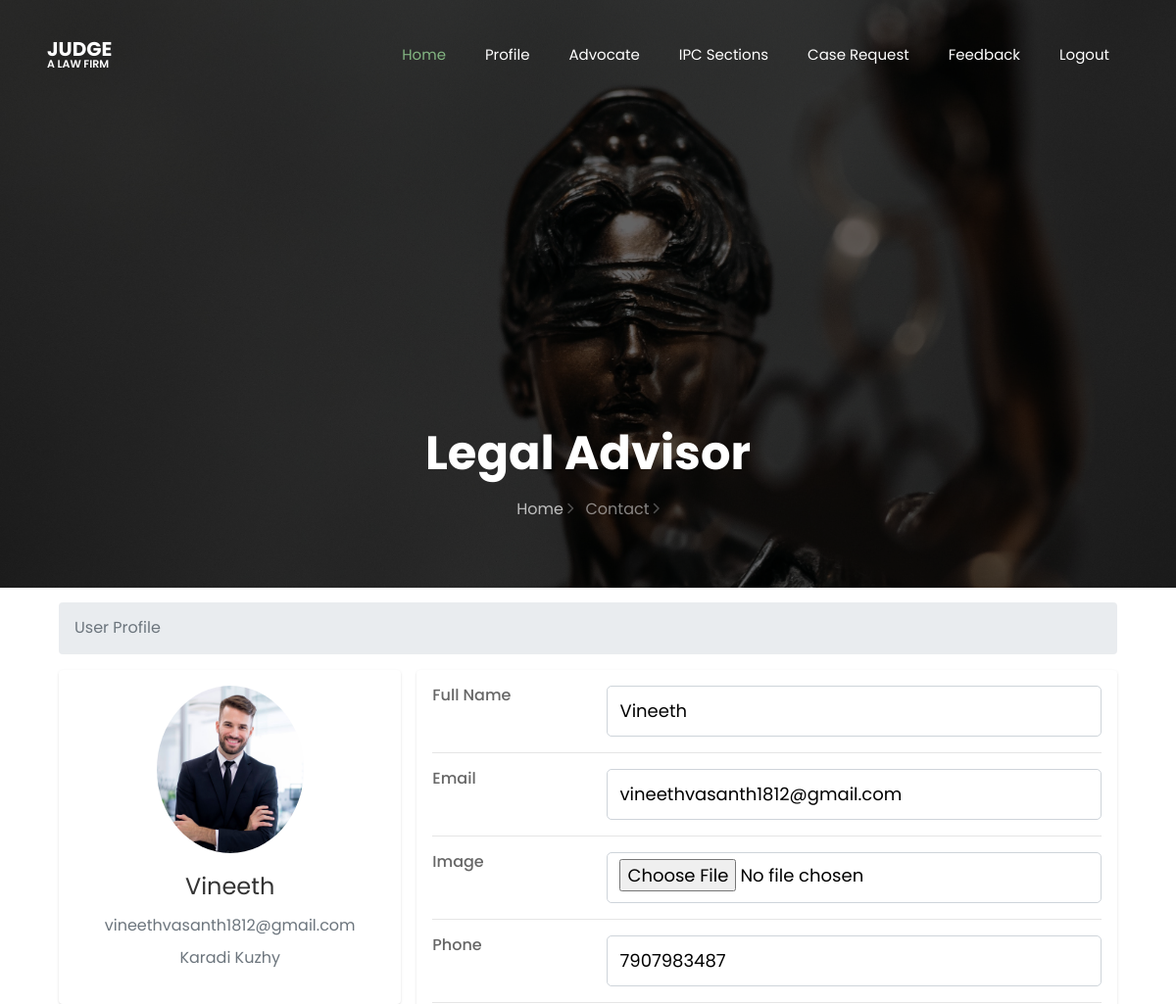
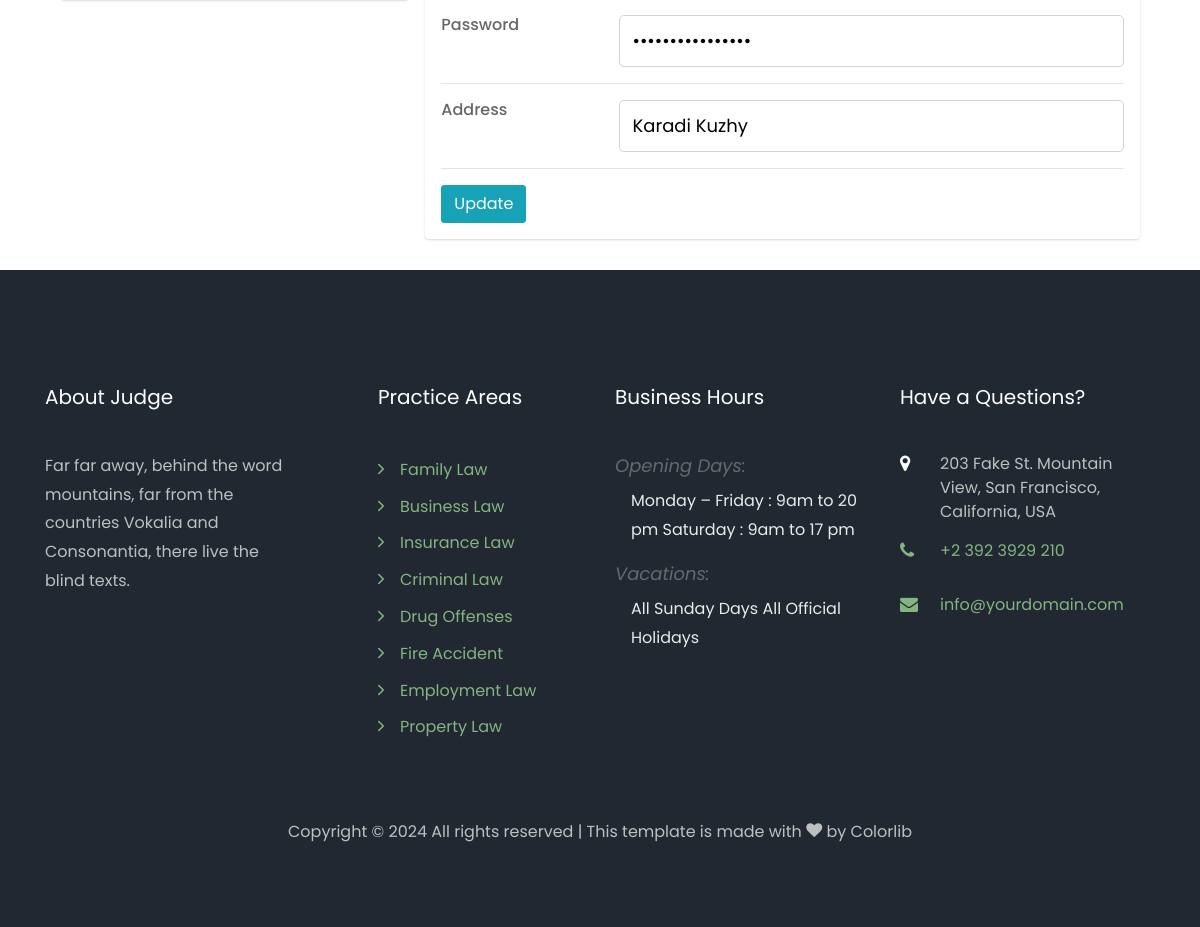
The app's page /user_profile/ (signed in) with its own data (2 pictures, top to bottom).
### myapp/models.py (models this page shows, shortened)
class UserRegistration(models.Model):
    name = models.CharField(max_length=100, null=True)
    email = models.EmailField(max_length=100, null=True)
    phone = models.IntegerField(null=True, blank=True)
    address = models.CharField(max_length=300, null=True)
    dob = models.DateField()
    gender = models.CharField(max_length=100)
    image = models.ImageField(null=True, upload_to="profile")
    loginid = models.ForeignKey(Login, on_delete=models.CASCADE, null=True)
    Account_no=models.IntegerField(null=True,blank=True)
    pin_no=models.IntegerField(null=True,blank=True)
    district= models.CharField(max_length=100, null=True)
    aadhaar= models.CharField(max_length=100, null=True)

class Login(AbstractUser):
    userType = models.CharField(max_length=100)
    viewPass = models.CharField(max_length=100, null=True)

### myapp/views.py (the view, shortened to what this page needs)
# urls.py: path('user_profile/',views.user_profile),
def user_profile(request):
    uid = request.session["uid"]
    view = UserRegistration.objects.filter(loginid=uid)
    return render(request, "User/profile.html", {"view": view})

### templates/User/profile.html (shortened to what this page needs)
{% extends 'User/common.html' %}
{% load static %}
{% block header %}
<div class="container">
    <div class="main-body">
        <nav aria-label="breadcrumb" class="main-breadcrumb">
            <ol class="breadcrumb">
                <li class="breadcrumb-item active" aria-current="page">User Profile</li>
            </ol>
        </nav>
        <form action="" method="post" enctype="multipart/form-data">
        <div class="row gutters-sm">
            {% for i in view %}
            <div class="col-md-4 mb-3">
                <div class="card">
                    <div class="card-body">
                        <div class="d-flex flex-column align-items-center text-center">
                            <img src="/static/media/{{i.image}}" alt="Admin"
                                class="rounded-circle" width="150">
                            <div class="mt-3">
                                <h4>{{i.name}}</h4>
                                <p class="text-secondary mb-1">{{i.email}}</p>
                                <p class="text-muted font-size-sm">{{i.address}}</p>
                            </div>
                        </div>
                    </div>
                </div>
            </div>
            <div class="col-md-8">
                <div class="card mb-3">
                    <div class="card-body">
                        <div class="row">
                            <div class="col-sm-3">
                                <h6 class="mb-0">Full Name</h6>
                            </div>
                            <div class="col-sm-9 text-secondary">
                                <input type="text" value="{{i.name}}" class="form-control" required name="name" id="">
                            </div>
                        </div>
                        <hr>
                        <div class="row">
                            <div class="col-sm-3">
                                <h6 class="mb-0">Email</h6>
                            </div>
                            <div class="col-sm-9 text-secondary">
                                <input type="email" required value="{{i.email}}" class="form-control" name="email" id="">
                            </div>
                        </div>
                        <hr>
                        <div class="row">
                            <div class="col-sm-3">
                                <h6 class="mb-0">Image</h6>
                            </div>
                            <div class="col-sm-9 text-secondary">
                                <input type="file" value="{{i.image}}" class="form-control" name="image" id="">
                            </div>
                        </div>
                        <hr>
                        <div class="row">
                            <div class="col-sm-3">
                                <h6 class="mb-0">Phone</h6>
                            </div>
                            <div class="col-sm-9 text-secondary">
                                <input type="text" class="form-control" maxlength="10" minlength="10" required pattern="[6789][0-9]{9}" name="phone" placeholder="Phone Number" value="{{i.phone}}">
                            </div>
                        </div>
                        <hr>
                        <div class="row">
                            <div class="col-sm-3">
                                <h6 class="mb-0">Password</h6>
                            </div>
                            <div class="col-sm-9 text-secondary">
                                <input type="password" class="form-control" pattern="(?=.*\d)(?=.*[a-z])(?=.*[A-Z]).{8,}"
                                title="Must contain at least one  number and one uppercase and lowercase letter, and at least 8 or more characters" name="password" placeholder="Your Password" value="{{i.loginid.viewPass}}" required>
                            </div>
                        </div>
                        <hr>
                        <div class="row">
                            <div class="col-sm-3">
                                <h6 class="mb-0">Address</h6>
                            </div>
                            <div class="col-sm-9 text-secondary">
                                <input type="text" value="{{i.address}}" class="form-control" required name="address" id="">
                            </div>
                        </div>
                        <hr>
                        <div class="row">
                            <div class="col-sm-12">
                                <button type="submit" class="btn btn-info">Update</button>
                            </div>
                        </div>
                    </div>
                </div>
            </div>
            {% endfor %}
        </div>
    </form>
    </div>
</div>
{% endblock %}

### templates/User/profile.html (style rules this page uses)
.main-body { padding: 15px; }
.card { box-shadow: 0 1px 3px 0 rgba(0, 0, 0, .1), 0 1px 2px 0 rgba(0, 0, 0, .06); }
.card { position: relative; display: flex; flex-direction: column; min-width: 0; word-wrap: break-word; background-color: #fff; background-clip: border-box; border: 0 solid rgba(0, 0, 0, .125); border-radius: .25rem; }
.card-body { flex: 1 1 auto; min-height: 1px; padding: 1rem; }
.gutters-sm { margin-right: -8px; margin-left: -8px; }
.gutters-sm>.col, .gutters-sm>[class*=col-] { padding-right: 8px; padding-left: 8px; }
.mb-3, .my-3 { margin-bottom: 1rem !important; }

### records on screen
UserRegistration: image (picture), name "Vineeth", email "vineethvasanth1812@gmail.com", address "Karadi Kuzhy", phone "7907983487"
